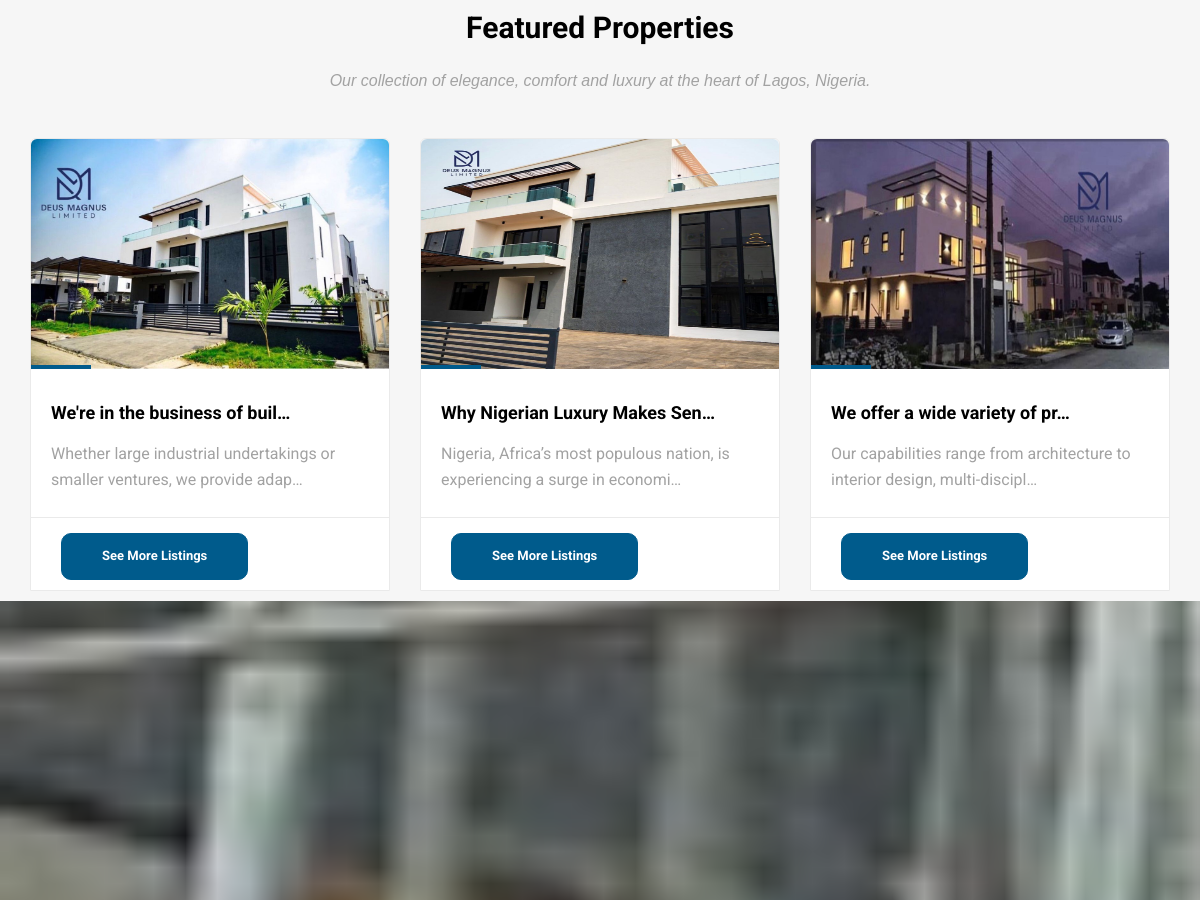
The app's page / (middle part), older data.
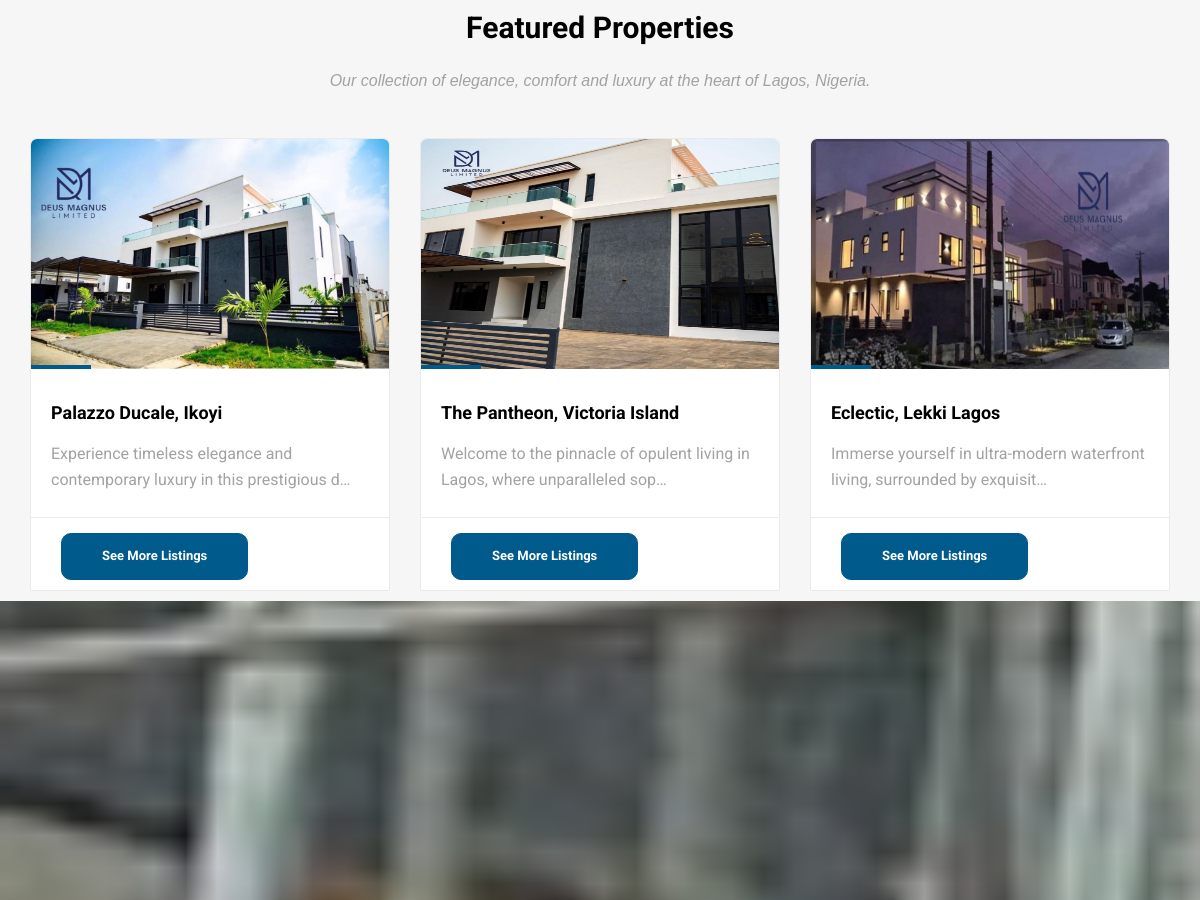
The same page, newer data.
### deus_magnus/models.py (models this page shows, shortened)
class SecondDeusMagnusMainPicturePost(models.Model):
    second_deus_magnus_title = models.CharField(max_length=255, blank=True, null=True)
    second_deus_magnus_description = models.TextField()
    second_deus_magnus_slug = models.SlugField (max_length=255,blank=True, null=True)
    second_deus_magnus_img = models.ImageField(upload_to='images/')
    second_deus_magnus_publish_date = models.DateTimeField (auto_now_add= True)
    second_deus_magnus_author = models.ForeignKey(User, on_delete=models.CASCADE)
    class Meta:
        ordering =['second_deus_magnus_publish_date']

### deus_magnus/views.py (the view)
# urls.py: path('', HomeView.as_view(), name="home"),
class HomeView(ListView):
    model = DeusMagnusMainPost
    template_name = 'deus_magnus/home.html'
    def get_context_data(self, **kwargs):
        context = super().get_context_data(**kwargs)
        context['second_constructions'] = SecondDeusMagnusMainPicturePost.objects.all()
        context['last_constructions'] = LastDeusMagnusMainPicturePost.objects.all()
        return context

### templates/deus_magnus/home.html (shortened to what this page needs)
{% extends "base.html" %}
{% load static %}
{% block content%}
<br><br>
<br>
<br><br>
<section class="section gb">
    <div class="container">
        <div class="section-title text-center">
            <h3>Featured Properties</h3>
            <p>Our collection of elegance, comfort and luxury at the heart of Lagos, Nigeria.</p>
        </div>
        <div class="row">
            {% for second_construction in second_constructions %}
            <div class="col-lg-4 col-md-12">
                <div class="blog-box">
                    <div class="image-wrap entry">
                        {% if second_construction.second_deus_magnus_img %}
                        <a href="{% url 'second_detail' second_construction.pk %}">
                        <img src="{{ second_construction.second_deus_magnus_img.url }}"height="230px"  class="custom-image">
                        </a>
                        {% endif %}
                    </div>
                    <div class="blog-desc">
                        <h4><a href="{% url 'second_detail' second_construction.pk %}">{{ second_construction.second_deus_magnus_title |truncatechars:30}}</a></h4>
                        <p>{{ second_construction.second_deus_magnus_description |truncatechars:75}}</p>
                    </div>
                    <div class="post-meta">
                            <div class="btn-wrapper">
                                <a href="{% url 'second_detail' second_construction.pk %}
                                "class="btn btn-primary"style="border-radius: 10px;">See More Listings </a>
                            </div>
                    </div>
                </div>
            </div>
            {%endfor%}
        </div>
    </div>
</section>
<section class="parallax event-section" data-stellar-background-ratio="0.5" style="background-image:url({% static "images/device_01.png" %});">
</section><br><br>
<br><br>
<br>
        {% endblock %}

Row changes from the older to the newer data that the page shows:
changed SecondDeusMagnusMainPicturePost: second_deus_magnus_title "We're in the business of buil…" → "Palazzo Ducale, Ikoyi"; second_deus_magnus_description "Whether large industrial undertakings or smaller ventures, we provide adap…" → "Experience timeless elegance and contemporary luxury in this prestigious d…"
changed SecondDeusMagnusMainPicturePost: second_deus_magnus_title "Why Nigerian Luxury Makes Sen…" → "The Pantheon, Victoria Island"; second_deus_magnus_description "Nigeria, Africa’s most populous nation, is experiencing a surge in economi…" → "Welcome to the pinnacle of opulent living in Lagos, where unparalleled sop…"
changed SecondDeusMagnusMainPicturePost: second_deus_magnus_title "We offer a wide variety of pr…" → "Eclectic, Lekki Lagos"; second_deus_magnus_description "Our capabilities range from architecture to interior design, multi-discipl…" → "Immerse yourself in ultra-modern waterfront living, surrounded by exquisit…"
